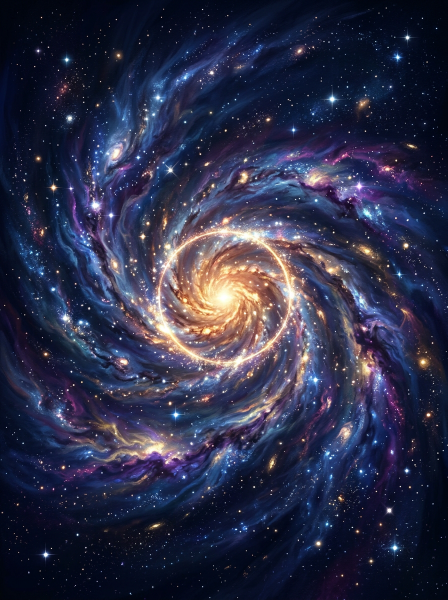
#> input picture analise/compraoseu.preview/imgs/capas_editadas/08_universo_raw.png, 896 x 1200 px (shown at 1/2 size)
$ python gerar_capa_livro08_universo.py
#> lines starting #> are read from the running program, lines starting #| are printed output that depends on the picture
# -*- coding: utf-8 -*-
"""
Gera a capa v2 do Livro 08 — "Você e o Universo · O Inconsciente e as suas Criações"
com a imagem da imensidão do universo (galáxia espiral) gerada por IA.

Motivação: a capa anterior usava a arte do vídeo com o texto "Reality Does Not Exist",
que é contrário à mensagem do livro ("todos criamos realidades em nossas mentes,
existentes ou não — e elas nos moldam"). Esta capa transmite o vasto campo de
possibilidades que a mente observa e cria.

Saídas:
  - analise/compraoseu.preview/imgs/capas_editadas/08_capa.png   (600x800)
  - docs/capas/livro08.png                                       (600x800, p/ GitHub Pages)
"""
import os
import numpy as np
from PIL import Image, ImageDraw, ImageFilter, ImageFont, ImageEnhance

ROOT = os.path.join(os.path.dirname(os.path.abspath(__file__)), '..', '..')
ARTE = os.path.join(ROOT, 'analise', 'compraoseu.preview', 'imgs', 'capas_editadas', '08_universo_raw.png')
OUT_CAPA = os.path.join(ROOT, 'analise', 'compraoseu.preview', 'imgs', 'capas_editadas', '08_capa.png')
OUT_DOCS = os.path.join(ROOT, 'docs', 'capas', 'livro08.png')

FONTE_TITULO = os.path.join(ROOT, 'livro', 'fontes', 'Tinos-Bold.ttf')
FONTE_TEXTO = os.path.join(ROOT, 'livro', 'fontes', 'Tinos-Regular.ttf')
FONTE_ITALICO = os.path.join(ROOT, 'livro', 'fontes', 'Tinos-Italic.ttf')

OURO = (201, 162, 75)
OURO_CLARO = (227, 200, 119)
CREME = (238, 232, 218)
PRETO = (4, 6, 12)

W, H = 600, 800


def fonte(path, size):
    return ImageFont.truetype(path, size)


def desenha_texto_centralizado(draw, cy, text, font, fill, tracking=0, center_x=W // 2):
    widths = [draw.textlength(ch, font=font) for ch in text]
    total = sum(widths) + tracking * (len(text) - 1)
    x = center_x - total / 2
    for ch, w in zip(text, widths):
        draw.text((x, cy), ch, font=font, fill=fill)
        x += w + tracking


def main():
    # ---------------------------------------------------------------
    # 1) Fundo: universo 600x800 (cover a partir da imagem 3:4)
    # ---------------------------------------------------------------
    arte = Image.open(ARTE).convert('RGB')
#> arte is the input picture: PIL image 896x1200 RGB; mean R, G, B 44.6, 46.4, 72
    arte = ImageEnhance.Color(arte).enhance(1.15)
    # já é 3:4 (896x1200) -> redimensiona direto
    capa = arte.resize((W, H), Image.LANCZOS)
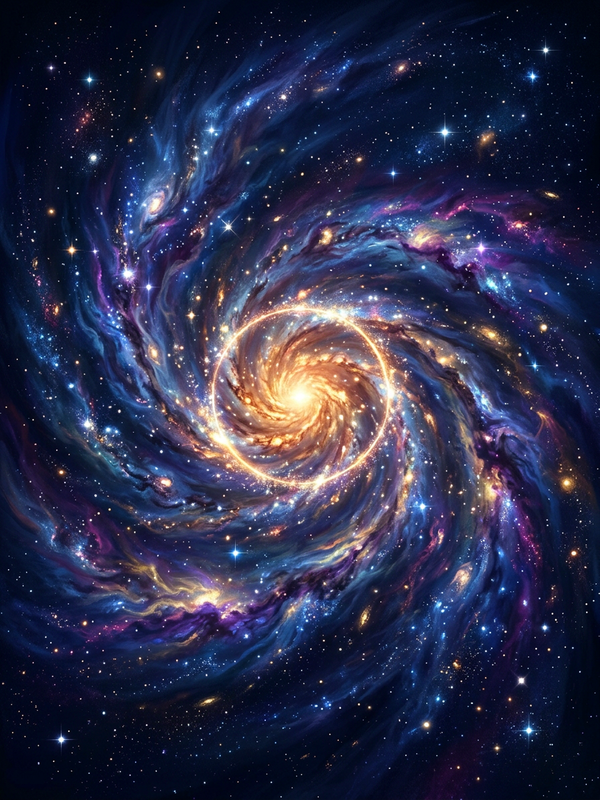
#> capa: PIL image 600x800 RGB; mean R, G, B 43.5, 45.7, 75
    base = np.array(capa).astype(np.float32)

    # 2) Vinheta suave: escurece bordas (foco no centro da galáxia)
    vigneta = np.ones((H, W), dtype=np.float32)
    yy, xx = np.mgrid[0:H, 0:W]
    # distância normalizada a partir do centro
    dx = (xx - W / 2) / (W / 2)
    dy = (yy - H / 2) / (H / 2)
    d = np.sqrt(dx * dx + dy * dy)
    vigneta = np.clip(1.0 - 0.42 * np.clip(d - 0.35, 0, None) ** 1.5, 0.45, 1.0)
    for ch in range(3):
        base[:, :, ch] *= vigneta

    # 3) Fade escuro no topo e na base (contraste p/ selo e título)
    for yy2 in range(0, 200):
        t = yy2 / 200
        fade = 0.55 * t
        base[yy2, :, :] *= (1 - fade)
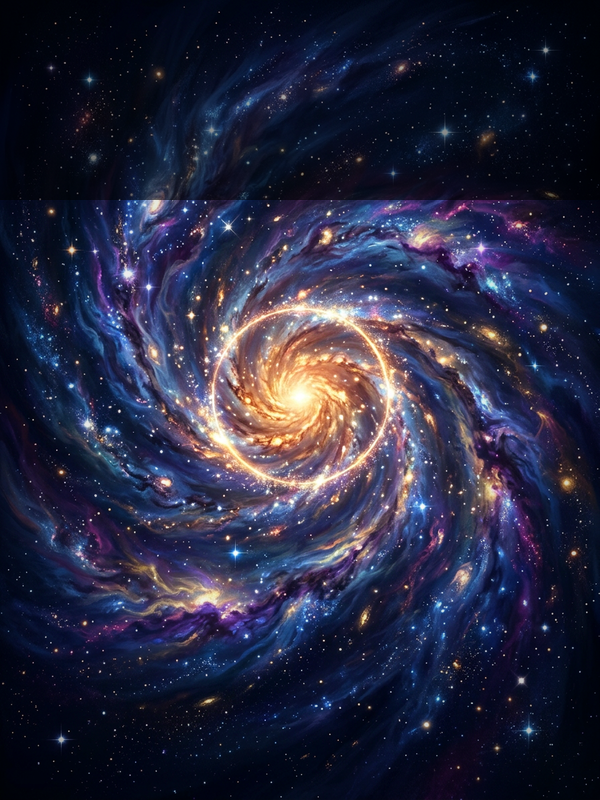
#> base: shape (800, 600, 3) float32; mean R, G, B 39.9, 40.7, 64.3
    for yy2 in range(H - 260, H):
        t = (yy2 - (H - 260)) / 260
        fade = 0.72 * t
        base[yy2, :, :] *= (1 - fade)
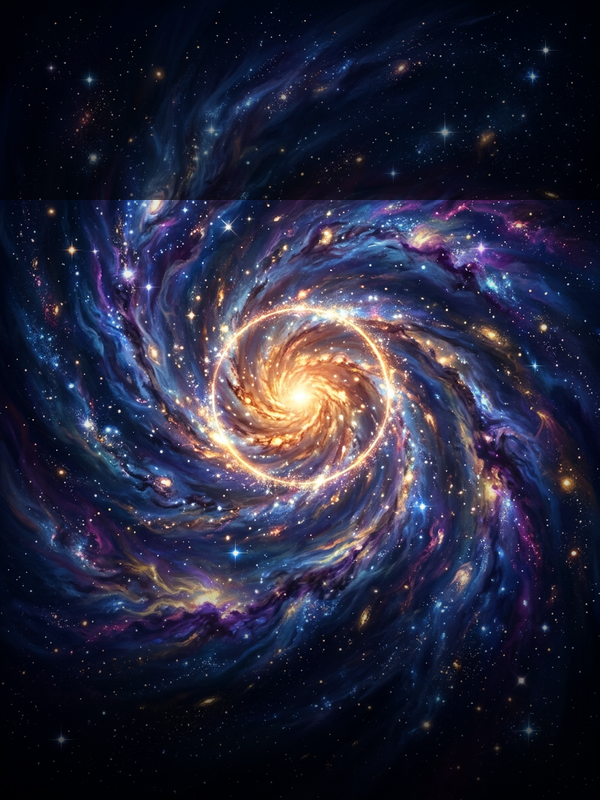
#> base: shape (800, 600, 3) float32; mean R, G, B 38.4, 38.7, 59.7

    capa = Image.fromarray(np.clip(base, 0, 255).astype(np.uint8))
    d = ImageDraw.Draw(capa)

    # ---------------------------------------------------------------
    # 4) Moldura dourada dupla
    # ---------------------------------------------------------------
    for inset in (14, 18):
        d.rectangle([inset, inset, W - 1 - inset, H - 1 - inset], outline=OURO, width=1)

    # ---------------------------------------------------------------
    # 5) Textos
    # ---------------------------------------------------------------
    # Filete decorativo (acima do título)
    d.line([W // 2 - 130, 588, W // 2 + 130, 588], fill=OURO, width=1)
    d.ellipse([W // 2 - 4, 584, W // 2 + 4, 592], outline=OURO, width=1)

    f_titulo = fonte(FONTE_TITULO, 46)
    desenha_texto_centralizado(d, 606, 'VOCÊ E O UNIVERSO', f_titulo, OURO_CLARO, tracking=2)

    f_sub = fonte(FONTE_ITALICO, 23)
    desenha_texto_centralizado(d, 668, 'O Inconsciente e as suas Criações', f_sub, CREME)

    f_selo = fonte(FONTE_TEXTO, 15)
    desenha_texto_centralizado(d, 728, 'C O L E Ç Ã O   D O   D E S P E R T A R', f_selo, OURO, tracking=1)

    # ---------------------------------------------------------------
    # 6) Salvar
    # ---------------------------------------------------------------
    os.makedirs(os.path.dirname(OUT_CAPA), exist_ok=True)
    os.makedirs(os.path.dirname(OUT_DOCS), exist_ok=True)
    capa.save(OUT_CAPA)
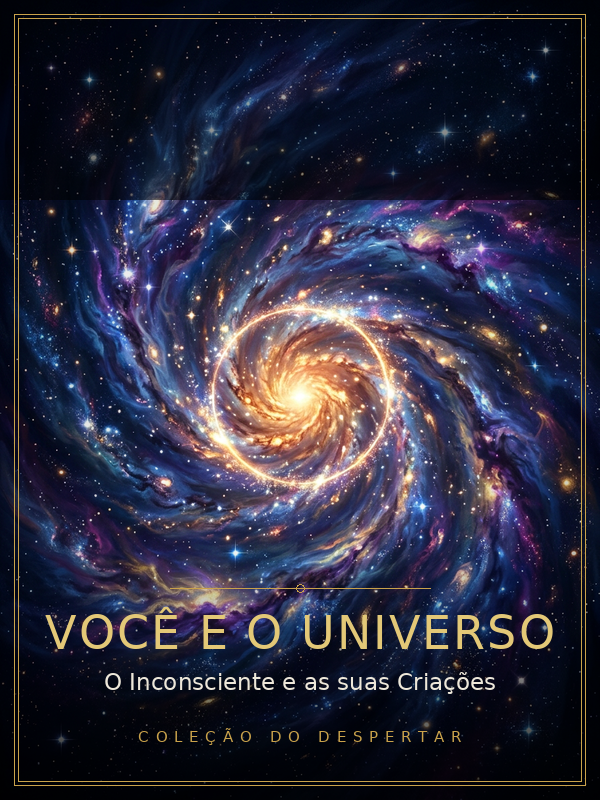
#> saved as 08_capa.png: PIL image 600x800 RGB; mean R, G, B 43.5, 42.8, 61.2
    # Versão otimizada (PNG-8, 256 cores) para o GitHub Pages — ~60% menor,
    # diferença visual imperceptível, no mesmo patamar das outras capas da coleção.
    capa_web = capa.quantize(colors=256, method=Image.Quantize.MEDIANCUT,
                             dither=Image.Dither.FLOYDSTEINBERG)
    capa_web.save(OUT_DOCS, optimize=True)
    print('Capa universo salva:', OUT_CAPA, capa.size)
#| Capa universo salva: analise/compraoseu.preview/../../analise/compraoseu.preview/imgs/capas_editadas/08_capa.png (600, 800)
    print('Capa p/ GitHub Pages (otimizada):', OUT_DOCS, capa.size)
#| Capa p/ GitHub Pages (otimizada): analise/compraoseu.preview/../../docs/capas/livro08.png (600, 800)


if __name__ == '__main__':
    main()
